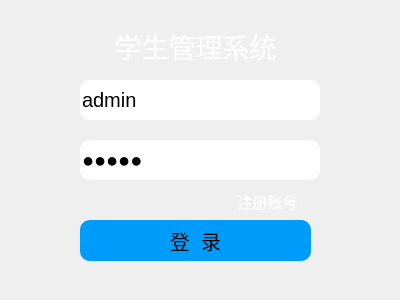
<?xml version="1.0" encoding="UTF-8"?>
<ui version="4.0">
 <class>login</class>
 <widget class="QWidget" name="login">
  <property name="geometry">
   <rect>
    <x>0</x>
    <y>0</y>
    <width>400</width>
    <height>300</height>
   </rect>
  </property>
  <property name="minimumSize">
   <size>
    <width>400</width>
    <height>300</height>
   </size>
  </property>
  <property name="maximumSize">
   <size>
    <width>400</width>
    <height>300</height>
   </size>
  </property>
  <property name="windowTitle">
   <string>登录</string>
  </property>
  <property name="styleSheet">
   <string notr="true">*{
	font-size:20px;
	/*font-family:sans-serif;*/
	font: 15pt &quot;宋体&quot;;
}
QLineEdit
{
border:noine;
border-radius:10px;
}
QPushButton
{
	background-color: rgb(0, 156, 252);
	border:none;
	border-radius:10px;
}
QPushButton:hover{
	
	background-color: rgb(0, 100, 200);
}
#registerbtn
{
	background-color:none;
	font-size:15px;
	color:white;
}
#backLogin
{
	background-color:none;
	font-size:15px;
	color:white;
}</string>
  </property>
  <layout class="QGridLayout" name="gridLayout">
   <property name="leftMargin">
    <number>0</number>
   </property>
   <property name="topMargin">
    <number>0</number>
   </property>
   <property name="rightMargin">
    <number>0</number>
   </property>
   <property name="bottomMargin">
    <number>0</number>
   </property>
   <item row="0" column="0">
    <widget class="QStackedWidget" name="loginWidget">
     <property name="autoFillBackground">
      <bool>true</bool>
     </property>
     <property name="styleSheet">
      <string notr="true">#loginW
{
	background-image: url(:/bkimage/resource/background/bk_login.jpg);
}
#registerW
{
	background-image: url(:/bkimage/resource/background/bk_login.jpg);
}</string>
     </property>
     <property name="currentIndex">
      <number>0</number>
     </property>
     <widget class="QWidget" name="loginW">
      <widget class="QLineEdit" name="userName">
       <property name="geometry">
        <rect>
         <x>80</x>
         <y>80</y>
         <width>240</width>
         <height>40</height>
        </rect>
       </property>
       <property name="text">
        <string>admin</string>
       </property>
      </widget>
      <widget class="QLineEdit" name="passwd">
       <property name="geometry">
        <rect>
         <x>80</x>
         <y>140</y>
         <width>240</width>
         <height>40</height>
        </rect>
       </property>
       <property name="text">
        <string>admin</string>
       </property>
       <property name="echoMode">
        <enum>QLineEdit::Password</enum>
       </property>
      </widget>
      <widget class="QPushButton" name="loginbtn">
       <property name="geometry">
        <rect>
         <x>80</x>
         <y>220</y>
         <width>231</width>
         <height>41</height>
        </rect>
       </property>
       <property name="styleSheet">
        <string notr="true"/>
       </property>
       <property name="text">
        <string>登  录</string>
       </property>
      </widget>
      <widget class="QLabel" name="label">
       <property name="geometry">
        <rect>
         <x>70</x>
         <y>20</y>
         <width>251</width>
         <height>51</height>
        </rect>
       </property>
       <property name="layoutDirection">
        <enum>Qt::LeftToRight</enum>
       </property>
       <property name="styleSheet">
        <string notr="true">color: rgb(255, 255, 255);
font-size:20pt;</string>
       </property>
       <property name="text">
        <string>学生管理系统</string>
       </property>
       <property name="alignment">
        <set>Qt::AlignCenter</set>
       </property>
      </widget>
      <widget class="QPushButton" name="registerbtn">
       <property name="geometry">
        <rect>
         <x>230</x>
         <y>190</y>
         <width>75</width>
         <height>23</height>
        </rect>
       </property>
       <property name="text">
        <string>注册账号</string>
       </property>
       <property name="flat">
        <bool>true</bool>
       </property>
      </widget>
     </widget>
     <widget class="QWidget" name="registerW">
      <property name="styleSheet">
       <string notr="true">QLineEdit
{
border:noine;
border-radius:10px;
}
QPushButton
{
	background-color: rgb(0, 156, 252);
	border:none;
	border-radius:10px;
}
QPushButton:hover{
	
	background-color: rgb(0, 100, 200);
}
#reg_affirmpasswd
{
	background-color:none;
}</string>
      </property>
      <widget class="QLineEdit" name="reg_userName">
       <property name="geometry">
        <rect>
         <x>80</x>
         <y>50</y>
         <width>240</width>
         <height>40</height>
        </rect>
       </property>
       <property name="text">
        <string>admin</string>
       </property>
      </widget>
      <widget class="QLabel" name="reg_label">
       <property name="geometry">
        <rect>
         <x>70</x>
         <y>0</y>
         <width>251</width>
         <height>41</height>
        </rect>
       </property>
       <property name="layoutDirection">
        <enum>Qt::LeftToRight</enum>
       </property>
       <property name="styleSheet">
        <string notr="true">color: rgb(255, 255, 255);
font-size:20pt;</string>
       </property>
       <property name="text">
        <string>学生管理系统注册</string>
       </property>
       <property name="alignment">
        <set>Qt::AlignCenter</set>
       </property>
      </widget>
      <widget class="QLineEdit" name="reg_passwd">
       <property name="geometry">
        <rect>
         <x>80</x>
         <y>100</y>
         <width>240</width>
         <height>40</height>
        </rect>
       </property>
       <property name="text">
        <string>admin</string>
       </property>
       <property name="echoMode">
        <enum>QLineEdit::Password</enum>
       </property>
      </widget>
      <widget class="QPushButton" name="reg_btn">
       <property name="geometry">
        <rect>
         <x>80</x>
         <y>230</y>
         <width>231</width>
         <height>41</height>
        </rect>
       </property>
       <property name="styleSheet">
        <string notr="true"/>
       </property>
       <property name="text">
        <string>注   册</string>
       </property>
      </widget>
      <widget class="QPushButton" name="backLogin">
       <property name="geometry">
        <rect>
         <x>230</x>
         <y>200</y>
         <width>75</width>
         <height>23</height>
        </rect>
       </property>
       <property name="styleSheet">
        <string notr="true">background-color:none;</string>
       </property>
       <property name="text">
        <string>返回登录</string>
       </property>
       <property name="flat">
        <bool>true</bool>
       </property>
      </widget>
      <widget class="QLineEdit" name="reg_affirmpasswd">
       <property name="geometry">
        <rect>
         <x>80</x>
         <y>150</y>
         <width>240</width>
         <height>40</height>
        </rect>
       </property>
       <property name="text">
        <string>admin</string>
       </property>
       <property name="echoMode">
        <enum>QLineEdit::Password</enum>
       </property>
      </widget>
     </widget>
    </widget>
   </item>
  </layout>
 </widget>
 <resources/>
 <connections/>
</ui>
